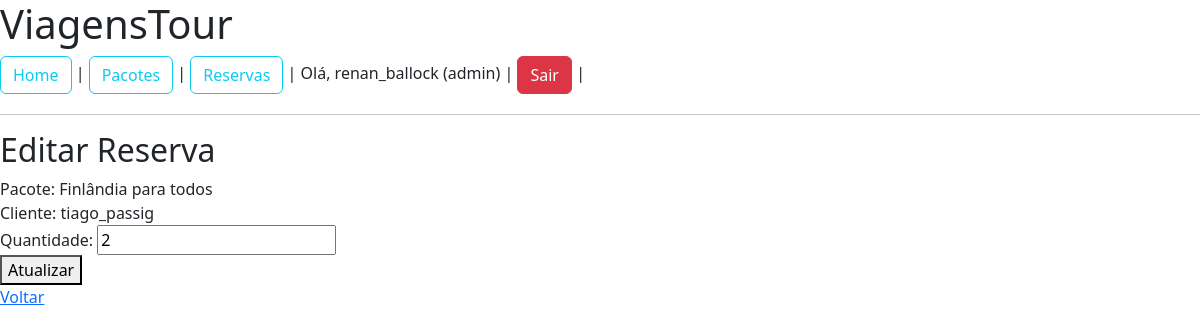
The page /reservations/edit/1 (signed in) on the database its author committed.
### app/models.py (models this page shows)
class User(db.Model, UserMixin):
    id = db.Column(db.Integer, primary_key=True)
    username = db.Column(db.String(80), unique=True, nullable=False)
    password = db.Column(db.String(200), nullable=False)
    role = db.Column(db.String(20), default="cliente")  # cliente ou admin

class Package(db.Model):
    id = db.Column(db.Integer, primary_key=True)
    nome = db.Column(db.String(100), nullable=False)
    destino = db.Column(db.String(100), nullable=False)
    vagas = db.Column(db.Integer, default=10)
    preco = db.Column(db.Float, nullable=False)
    reservas = db.relationship('Reservation', backref='pacote', lazy=True)

class Reservation(db.Model):
    id = db.Column(db.Integer, primary_key=True)
    cliente_nome = db.Column(db.String(100), nullable=False)
    quantidade = db.Column(db.Integer, default=1)
    data = db.Column(db.DateTime, default=datetime.utcnow)
    pacote_id = db.Column(db.Integer, db.ForeignKey('package.id'), nullable=False)

### app/routes.py (the view, shortened to what this page needs)
@bp.route("/reservations/edit/<int:res_id>", methods=["GET", "POST"])
@login_required
def edit_reservation(res_id):
    reserva = Reservation.query.get_or_404(res_id)
    if current_user.role == "cliente" and reserva.cliente_nome != current_user.username:
        flash("Você não pode editar esta reserva.")
        return redirect(url_for("main.reservations"))
    return render_template("edit_reservation.html", reserva=reserva)

### app/__init__.py (called while the page is built)
def create_app(config_class=Config):
    app = Flask(__name__)
    app.config.from_object(config_class)
    db.init_app(app)
    login_manager.init_app(app)
    from .models import User
    @login_manager.user_loader
    def load_user(user_id):
        return User.query.get(int(user_id))
    from . import routes
    from . import auth
    app.register_blueprint(routes.bp)
    app.register_blueprint(auth.bp)
    with app.app_context():
        db.create_all()
    return app

### app/templates/edit_reservation.html
{% extends 'base.html' %}
{% block content %}
<h2>Editar Reserva</h2>
<form method="post">
  Pacote: {{ reserva.pacote.nome }}<br>
  Cliente: {{ reserva.cliente_nome }}<br>
  Quantidade: <input type="number" name="quantidade" value="{{ reserva.quantidade }}"><br>
  <button type="submit">Atualizar</button>
</form>
<a href="{{ url_for('main.reservations') }}">Voltar</a>
{% endblock %}

### app/templates/base.html (shortened to what this page needs)
<!doctype html>
<html>
<head>
  <link rel="stylesheet" href="/static/style.css">
  <link href="https://cdn.jsdelivr.net/npm/bootstrap@5.3.8/dist/css/bootstrap.min.css" rel="stylesheet">
</head>
<body>
  <h1>ViagensTour</h1>
  <nav>
    <a class="btn btn-outline-info" href="/" role="button">Home</a> |
    <a class="btn btn-outline-info" href="/packages" role="button">Pacotes</a> |
    <a class="btn btn-outline-info" href="/reservations" role="button">Reservas</a> |
    {% if current_user.is_authenticated %}
      Olá, {{ current_user.username }} ({{ current_user.role }}) |
      <a class="btn btn-danger" href="{{ url_for('auth.logout') }}" role="button">Sair</a> |
    {% else %}
      <a class="btn btn-primary" href="{{ url_for('auth.login') }}" role="button">Entrar</a> |
      <a class="btn btn-warning" href="{{ url_for('auth.register') }}" role="button">Registrar</a>
    {% endif %}
  </nav>
  <hr>
  {% block content %}{% endblock %}
</body>
</html>

### app/templates/static/style.css (style rules this page uses)
body { font-family: Arial, sans-serif; margin: 20px; }
nav { margin-bottom: 20px; }

### rows shown on the page
User: username "renan_ballock", role "admin"
Package: pacote.nome "Finlândia para todos"
Reservation: cliente_nome "tiago_passig", quantidade "2"
